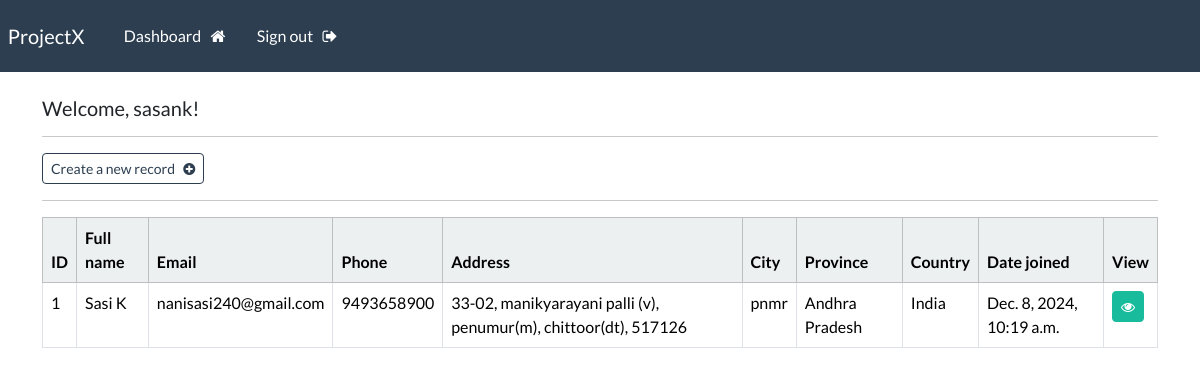
The page /dashboard (signed in) on the database its author committed.
### webapp/models.py (models this page shows, shortened)
class Record(models.Model):
    creation_date = models.DateTimeField(auto_now_add=True)
    first_name = models.CharField(max_length=100)
    last_name = models.CharField(max_length=100)
    email = models.CharField(max_length=255)
    phone = models.CharField(max_length=20)
    address = models.CharField(max_length=300)
    city = models.CharField(max_length=255)
    province = models.CharField(max_length=200)
    country = models.CharField(max_length=125)

### webapp/views.py (the view)
# urls.py: path('dashboard', views.dashboard, name="dashboard"),
@login_required(login_url="my-login")
def dashboard(request):
    my_records = Record.objects.all()
    context = {'records': my_records}
    return render(request, 'webapp/dashboard.html', context=context)

### webapp/templates/webapp/dashboard.html
{% extends 'webapp/base.html' %}
{% block content %}
    <h5> Welcome,  {{user}}! </h5>
    <hr>
    <a class="btn btn-outline-primary btn-sm" href="{% url 'create-record' %}">
        Create a new record &nbsp; <i class="fa fa-plus-circle" aria-hidden="true"></i>
    </a>
    <hr>
    <table class="table table-hover table-bordered">
        <thead class="table-light">
            <tr>
                <th scope="col"> ID </th>
                <th scope="col"> Full name </th>
                <th scope="col"> Email </th>
                <th scope="col"> Phone </th>
                <th scope="col"> Address </th>
                <th scope="col"> City </th>
                <th scope="col"> Province </th>
                <th scope="col"> Country </th>
                <th scope="col"> Date joined </th>
                <th scope="col"> View </th>
            </tr>
        </thead>
        <tbody>
        {% if records %}
            {% for record in records %}
            <tr>
                <td>{{record.id}}</td>
                <td>{{record.first_name}} {{record.last_name}}</td>
                <td>{{record.email}}</td>
                <td>{{record.phone}}</td>
                <td>{{record.address}}</td>
                <td>{{record.city}}</td>
                <td>{{record.province}}</td>
                <td>{{record.country}}</td>
                <td>{{record.creation_date}}</td>
                <td><a class="btn btn-success btn-sm" href="{% url 'record' record.id %}"> <i class="fa fa-eye" aria-hidden="true"></i></a></td>
            </tr>
            {% endfor %}
        {% endif %}
        </tbody>
    </table>
{% endblock %}

### webapp/templates/webapp/base.html (shortened to what this page needs)
{% load static %}
<!DOCTYPE html>
<html lang="en">
    <head>
        <link rel="stylesheet" type="text/css" href="https://bootswatch.com/5/flatly/bootstrap.min.css">
        <link rel="stylesheet" type="text/css" href="{% static 'css/styles.css' %}">
        <link rel="stylesheet" href="https://cdnjs.cloudflare.com/ajax/libs/font-awesome/4.7.0/css/font-awesome.min.css">
    </head>
    <body>
        {% include 'webapp/navbar.html' %}
        <div class="container">
            <br>
            {% block content %}
            {% endblock %}
        </div>
    </body>
</html>

### webapp/templates/webapp/navbar.html (shortened to what this page needs)
<nav class="navbar navbar-expand-lg navbar-dark bg-primary justify-content-center">
    <a class="navbar-brand main-heading" href="{% url '' %}">
      &nbsp; ProjectX
    </a>
      <div class="collapse navbar-collapse text-center" id="navbarNavDropdown">
        <ul class="navbar-nav mr-auto">
          {% if user.is_authenticated %}
            <li class="nav-item">
              <a class="nav-link" href="{% url 'dashboard' %}">Dashboard &nbsp; <i class="fa fa-home" aria-hidden="true"></i> </a>
            </li>
            <li class="nav-item">
              <a class="nav-link" href="{% url 'user-logout' %}">Sign out &nbsp; <i class="fa fa-sign-out" aria-hidden="true"></i> </a>
            </li>
        </ul>
        {% endif %}
      </div>
  </nav>

### rows shown on the page
Record: id "1", first_name "Sasi", last_name "K", email "nanisasi240@gmail.com", phone "9493658900", address "33-02, manikyarayani palli (v), penumur(m), chittoor(dt), 517126", city "pnmr", province "Andhra Pradesh", country "India", creation_date "Dec. 8, 2024, 10:19 a.m."

### other values the page prints
{{ user }} "sasank"
